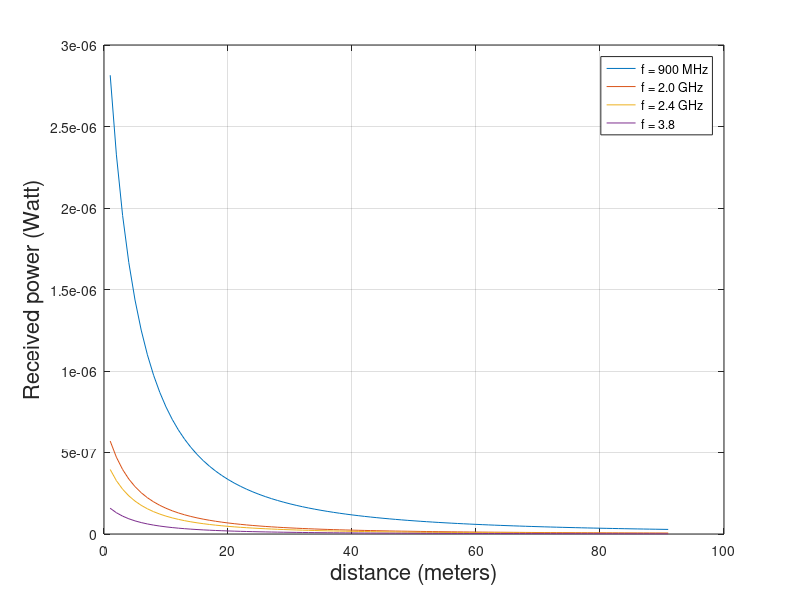

Recreate this plot in MATLAB. (Note: this script raises an error after producing the figure.)
clc;
clear all;
close all;

Pt = 1e-3; % Transmit power
Gt = 2; %Trasmit Antenna gain
Gr = 2; %Receive Antenna gain
f1 = 900e6; % 900 MHz operating frequency
f2 = 2.0e9; % 2.0 GHz operating frequency
f3 = 2.4e9; % 2.4 GHz operating frequency
f4 = 3.8e9; % 3.8 GHz operating frequency
c = 3e8; %Speed of light

d = 1:0.1:10;
Pr1 = Pt*Gr*Gt*(c/(f1*4*pi))^2*(1./d).^2;
Prdb1 = 10*log10(Pr1);

Pr2 = Pt*Gr*Gt*(c/(f2*4*pi))^2*(1./d).^2;
Prdb2 = 10*log10(Pr2);

Pr3 = Pt*Gr*Gt*(c/(f3*4*pi))^2*(1./d).^2;
Prdb3 = 10*log10(Pr3);

Pr4 = Pt*Gr*Gt*(c/(f4*4*pi))^2*(1./d).^2;
Prdb4 = 10*log10(Pr4);

figure(1);
hold on;
grid on;
box on;
plot(Pr1);
plot(Pr2);
plot(Pr3);
plot(Pr4);

xlabel('distance (meters)', 'Fontsize', 16);
ylabel('Received power (Watt)', 'Fontsize', 16);
Ax = legend('f = 900 MHz', 'f = 2.0 GHz', 'f = 2.4 GHz', 'f = 3.8');
Ax.FontSize = 12;
title('Linear Scale') 

figure(2);
hold on;
grid on;
box on;
plot(Prdb1);
plot(Prdb2);
plot(Prdb3);
plot(Prdb4);

xlabel('distance (meters)', 'Fontsize', 16);
ylabel('Received power (dB)', 'Fontsize', 16);
Ax = legend('f = 900 MHz', 'f = 2.0 GHz', 'f = 2.4 GHz', 'f = 3.8');
Ax.FontSize = 12;
title('Log Scale')